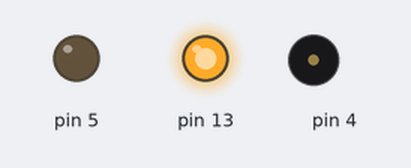
Bench run of a sketch on a simulated Arduino Uno, built with avr-gcc and run on an emulated ATmega328P. On the bench: output pins drawn as LEDs (lit = HIGH), buzzer (waves = sounding). At 39.1 s the program stops and its outputs stay as they are.

Above: at 0.1 s.
Timing chart, 0 to 40.6 s (numbered marks = the images above):
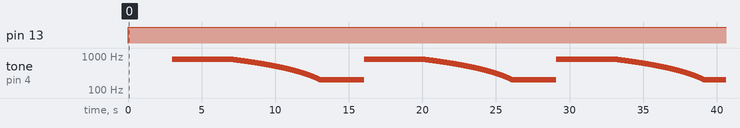

The sketch:

MQ-2.ino
```cpp
// (licence header left out)
void setup()
{
    Serial.begin(9600);
    pinMode(13,OUTPUT);
    pinMode(5,OUTPUT);
    digitalWrite(5,LOW);
}

void loop()
{
   int val;
    while((val=analogRead(11))<700){
        if(val>=500) break;
    }
   while(1){
       digitalWrite(13,HIGH);
        for(int i=200;i<=800;i++){                    //用循环的方式将频率从200HZ 增加到800HZ
            pinMode(4,OUTPUT);
            tone(4,i);                            //在四号端口输出频率
            delay(5);                              //该频率维持5毫秒
        }
        delay(4000);                            //最高频率下维持4秒钟
        for(int i=800;i>=200;i--){
            pinMode(4,OUTPUT);
            tone(4,i);
            delay(10);
        }
    }
}
```

Measured:
- by itself, pin 13: LOW → HIGH at 0.00 s
- by itself, tone on pin 4: plays 800 Hz for 4.0 s, 799 Hz for 0.01 s, 798 Hz for 0.01 s, 797 Hz for 0.01 s, 796 Hz for 0.01 s, 795 Hz for 0.01 s … (1803 notes in this stretch)
